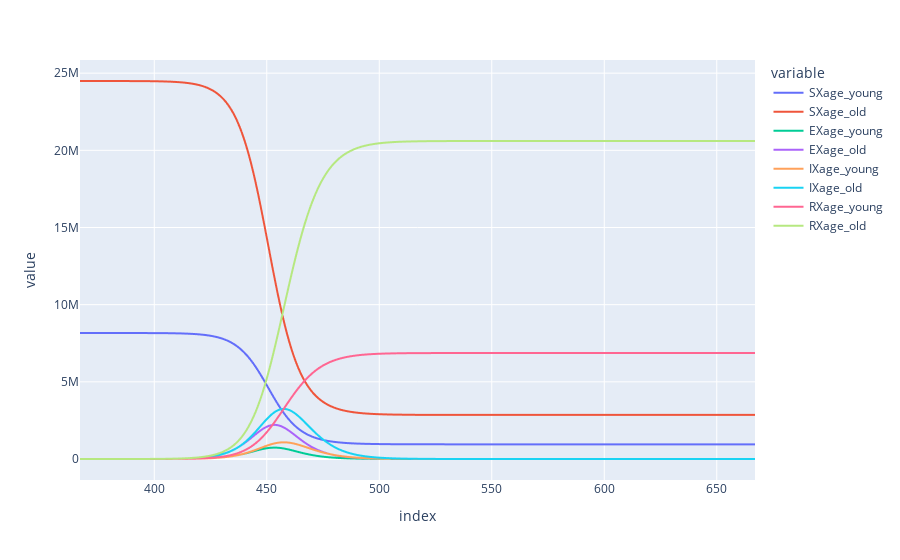

Notebook code for this chart:
### Code cell
plot_compartments(model)

### Figure 1 — Plotly figure (JSON) as saved in the notebook; plotly's stock layout.template omitted (floating-point values rounded to 4 significant figures; data arrays with more than 128 entries replaced by an {"elided": "..."} marker saying what was removed)
{"data": [{"hovertemplate": "variable=SXage_young<br>index=%{x}<br>value=%{y}<extra></extra>", "legendgroup": "SXage_young", "line": {"color": "#636efa", "dash": "solid"}, "marker": {"symbol": "circle"}, "mode": "lines", "name": "SXage_young", "showlegend": true, "type": "scattergl", "x": {"elided": "301 int values"}, "xaxis": "x", "y": {"elided": "301 float values"}, "yaxis": "y"}, {"hovertemplate": "variable=SXage_old<br>index=%{x}<br>value=%{y}<extra></extra>", "legendgroup": "SXage_old", "line": {"color": "#EF553B", "dash": "solid"}, "marker": {"symbol": "circle"}, "mode": "lines", "name": "SXage_old", "showlegend": true, "type": "scattergl", "x": {"elided": "301 int values"}, "xaxis": "x", "y": {"elided": "301 float values"}, "yaxis": "y"}, {"hovertemplate": "variable=EXage_young<br>index=%{x}<br>value=%{y}<extra></extra>", "legendgroup": "EXage_young", "line": {"color": "#00cc96", "dash": "solid"}, "marker": {"symbol": "circle"}, "mode": "lines", "name": "EXage_young", "showlegend": true, "type": "scattergl", "x": {"elided": "301 int values"}, "xaxis": "x", "y": {"elided": "301 float values"}, "yaxis": "y"}, {"hovertemplate": "variable=EXage_old<br>index=%{x}<br>value=%{y}<extra></extra>", "legendgroup": "EXage_old", "line": {"color": "#ab63fa", "dash": "solid"}, "marker": {"symbol": "circle"}, "mode": "lines", "name": "EXage_old", "showlegend": true, "type": "scattergl", "x": {"elided": "301 int values"}, "xaxis": "x", "y": {"elided": "301 float values"}, "yaxis": "y"}, {"hovertemplate": "variable=IXage_young<br>index=%{x}<br>value=%{y}<extra></extra>", "legendgroup": "IXage_young", "line": {"color": "#FFA15A", "dash": "solid"}, "marker": {"symbol": "circle"}, "mode": "lines", "name": "IXage_young", "showlegend": true, "type": "scattergl", "x": {"elided": "301 int values"}, "xaxis": "x", "y": {"elided": "301 float values"}, "yaxis": "y"}, {"hovertemplate": "variable=IXage_old<br>index=%{x}<br>value=%{y}<extra></extra>", "legendgroup": "IXage_old", "line": {"color": "#19d3f3", "dash": "solid"}, "marker": {"symbol": "circle"}, "mode": "lines", "name": "IXage_old", "showlegend": true, "type": "scattergl", "x": {"elided": "301 int values"}, "xaxis": "x", "y": {"elided": "301 float values"}, "yaxis": "y"}, {"hovertemplate": "variable=RXage_young<br>index=%{x}<br>value=%{y}<extra></extra>", "legendgroup": "RXage_young", "line": {"color": "#FF6692", "dash": "solid"}, "marker": {"symbol": "circle"}, "mode": "lines", "name": "RXage_young", "showlegend": true, "type": "scattergl", "x": {"elided": "301 int values"}, "xaxis": "x", "y": {"elided": "301 float values"}, "yaxis": "y"}, {"hovertemplate": "variable=RXage_old<br>index=%{x}<br>value=%{y}<extra></extra>", "legendgroup": "RXage_old", "line": {"color": "#B6E880", "dash": "solid"}, "marker": {"symbol": "circle"}, "mode": "lines", "name": "RXage_old", "showlegend": true, "type": "scattergl", "x": {"elided": "301 int values"}, "xaxis": "x", "y": {"elided": "301 float values"}, "yaxis": "y"}], "layout": {"legend": {"title": {"text": "variable"}, "tracegroupgap": 0}, "margin": {"t": 60}, "xaxis": {"anchor": "y", "domain": [0, 1], "title": {"text": "index"}}, "yaxis": {"anchor": "x", "domain": [0, 1], "title": {"text": "value"}}}}
